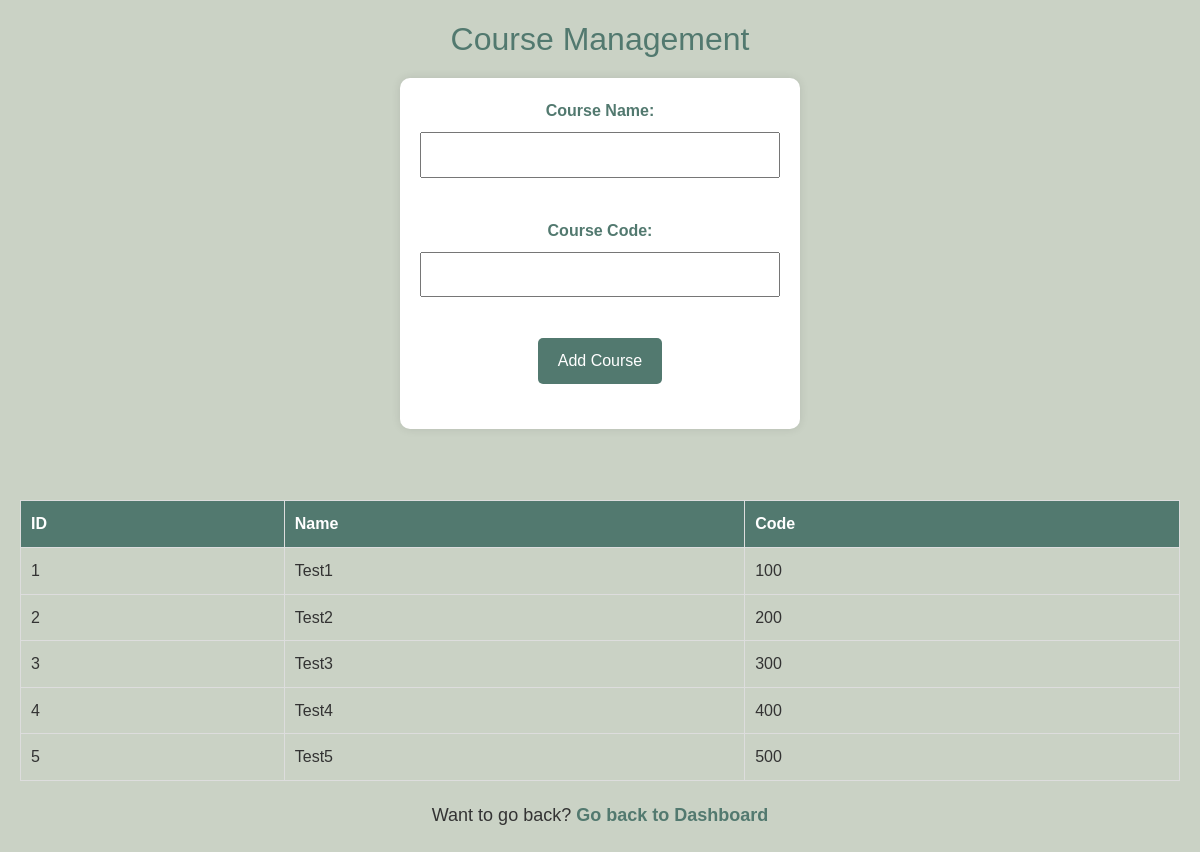
The page /view/course_management.php (signed in) on the database its author committed.
### tables this page shows
CREATE TABLE `course` (
  `id` int(50) NOT NULL,
  `course_name` varchar(50) NOT NULL,
  `code` varchar(50) NOT NULL
);

### model/CourseRepo.php (called while the page is built, shortened)
<?php
function findAllCourses()
{
    $conn = db_conn();
    $selectQuery = 'SELECT * FROM `course`';
    try {
        $result = $conn->query($selectQuery);
        $rows = array();
        while ($row = $result->fetch_assoc()) {
            $rows[] = $row;
        }
        return $rows;
    } catch (Exception $e) {
        echo "Error: " . $e->getMessage();
        return null;
    } finally {
        $conn->close();
    }
}

### view/course_management.php (the view, shortened to what this page needs)
<?php
require_once '../model/CourseRepo.php';
$Homepage = '/Tuition-Management-System/view/homepage.php';
$courses = findAllCourses();
?>
<!DOCTYPE html>
<html lang="en">
<head>
    <link rel="stylesheet" href="css/style.css">
    <link rel="stylesheet" href="css/login.css">
</head>
<body>
<center>
    <div>
        <h2>Course Management</h2>
        <form method="post" id="courseForm" action="<?php echo htmlspecialchars($_SERVER["PHP_SELF"]); ?>" onsubmit="return validateCourseForm()">
            <label for="new_course_name">Course Name:</label>
            <input type="text" id="course_name" name="new_course_name">
            <br> <br>
            <label for="new_course_code">Course Code:</label>
            <input type="text" id="code" name="new_course_code">
            <br><br>
            <button type="submit" name="add_course">Add Course</button>
            <br><br>
        </form>
        <br><br>
        <table border="1">
            <thead>
                <tr>
                    <th>ID</th>
                    <th><strong>Name</strong></th>
                    <th><strong>Code</strong></th>
                </tr>
            </thead>
            <tbody>
                <?php foreach ($courses as $course): ?>
                    <tr>
                        <td><?php echo $course['id']; ?></td>
                        <td><?php echo $course['course_name']; ?></td>
                        <td><?php echo $course['code']; ?></td>
                    </tr>
                <?php endforeach; ?>
            </tbody>
        </table>
    </div>
    <p>Want to go back? <a href="<?php echo $Homepage; ?>">Go back to Dashboard</a></p>
</center>
</body>
</html>

### view/course_management.php (style rules this page uses)
body { font-family: 'Arial', sans-serif; margin: 0; padding: 0; background-color: #f5f5f5; color: #333; text-align: center; padding: 20px; background-color: #cad2c5; }
h2 { color: #52796f; }
form { max-width: 400px; margin: 0 auto; background-color: #ffffff; border-radius: 10px; box-shadow: 0 0 10px rgba(0, 0, 0, 0.1); padding: 20px; margin-top: 20px; }
label { display: block; margin-bottom: 8px; font-weight: bold; color: #52796f; }
input { width: 100%; padding: 8px; margin-bottom: 15px; box-sizing: border-box; }
button { background-color: #52796f; color: #ffffff; padding: 10px 20px; border: none; border-radius: 5px; cursor: pointer; }
table { width: 100%; margin-top: 20px; border-collapse: collapse; }
th, td { border: 1px solid #ddd; padding: 10px; text-align: left; }
th { background-color: #52796f; color: #ffffff; }
p { margin-top: 20px; font-size: 18px; }
a { color: #52796f; text-decoration: none; font-weight: bold; }

### rows shown on the page
course: id "1", course_name "Test1", code "100"
course: id "2", course_name "Test2", code "200"
course: id "3", course_name "Test3", code "300"
course: id "4", course_name "Test4", code "400"
course: id "5", course_name "Test5", code "500"
